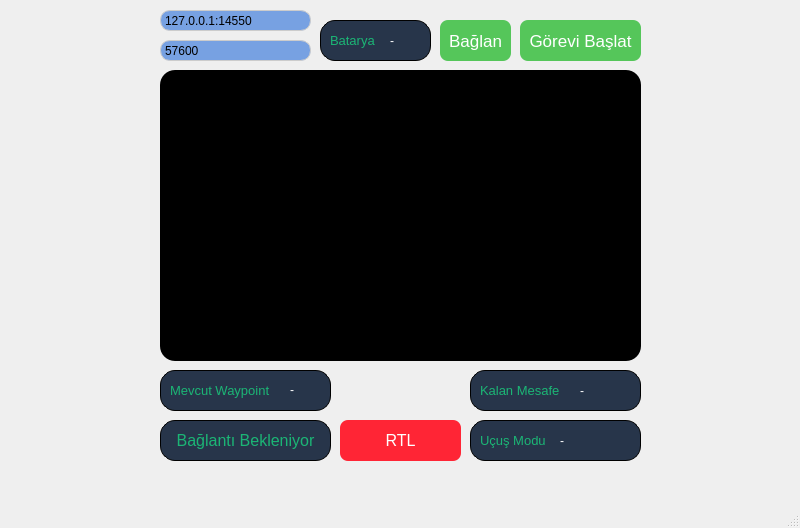
<?xml version="1.0" encoding="UTF-8"?>
<ui version="4.0">
 <class>MainWindow</class>
 <widget class="QMainWindow" name="MainWindow">
  <property name="geometry">
   <rect>
    <x>0</x>
    <y>0</y>
    <width>800</width>
    <height>528</height>
   </rect>
  </property>
  <property name="mouseTracking">
   <bool>true</bool>
  </property>
  <property name="windowTitle">
   <string>Ana Sayfa</string>
  </property>
  <property name="styleSheet">
   <string notr="true"/>
  </property>
  <widget class="QWidget" name="centralwidget">
   <widget class="QFrame" name="kamera_frame">
    <property name="geometry">
     <rect>
      <x>160</x>
      <y>70</y>
      <width>481</width>
      <height>291</height>
     </rect>
    </property>
    <property name="maximumSize">
     <size>
      <width>1400</width>
      <height>800</height>
     </size>
    </property>
    <property name="styleSheet">
     <string notr="true">background-color: black;
border-radius: 15px;</string>
    </property>
    <property name="frameShape">
     <enum>QFrame::StyledPanel</enum>
    </property>
    <property name="frameShadow">
     <enum>QFrame::Raised</enum>
    </property>
   </widget>
   <widget class="QWidget" name="yatay_hiz_widget" native="true">
    <property name="geometry">
     <rect>
      <x>10</x>
      <y>20</y>
      <width>141</width>
      <height>141</height>
     </rect>
    </property>
    <property name="minimumSize">
     <size>
      <width>0</width>
      <height>0</height>
     </size>
    </property>
    <property name="maximumSize">
     <size>
      <width>250</width>
      <height>250</height>
     </size>
    </property>
    <property name="styleSheet">
     <string notr="true">border-radius: 150%;
</string>
    </property>
   </widget>
   <widget class="QWidget" name="altimetre_widget" native="true">
    <property name="geometry">
     <rect>
      <x>650</x>
      <y>20</y>
      <width>141</width>
      <height>141</height>
     </rect>
    </property>
    <property name="minimumSize">
     <size>
      <width>0</width>
      <height>0</height>
     </size>
    </property>
    <property name="maximumSize">
     <size>
      <width>250</width>
      <height>250</height>
     </size>
    </property>
    <property name="styleSheet">
     <string notr="true">
border-radius: 150%;</string>
    </property>
   </widget>
   <widget class="QWidget" name="ufuk_widget" native="true">
    <property name="geometry">
     <rect>
      <x>10</x>
      <y>170</y>
      <width>141</width>
      <height>141</height>
     </rect>
    </property>
    <property name="minimumSize">
     <size>
      <width>0</width>
      <height>0</height>
     </size>
    </property>
    <property name="maximumSize">
     <size>
      <width>250</width>
      <height>250</height>
     </size>
    </property>
    <property name="styleSheet">
     <string notr="true">
border-radius: 150%;</string>
    </property>
   </widget>
   <widget class="QWidget" name="pusula_widget" native="true">
    <property name="geometry">
     <rect>
      <x>650</x>
      <y>170</y>
      <width>141</width>
      <height>141</height>
     </rect>
    </property>
    <property name="minimumSize">
     <size>
      <width>0</width>
      <height>0</height>
     </size>
    </property>
    <property name="maximumSize">
     <size>
      <width>250</width>
      <height>250</height>
     </size>
    </property>
    <property name="styleSheet">
     <string notr="true">
border-radius: 150%; </string>
    </property>
   </widget>
   <widget class="QWidget" name="dikey_hiz_widget" native="true">
    <property name="geometry">
     <rect>
      <x>10</x>
      <y>320</y>
      <width>141</width>
      <height>141</height>
     </rect>
    </property>
    <property name="minimumSize">
     <size>
      <width>0</width>
      <height>0</height>
     </size>
    </property>
    <property name="maximumSize">
     <size>
      <width>250</width>
      <height>250</height>
     </size>
    </property>
    <property name="styleSheet">
     <string notr="true">
border-radius: 150%;</string>
    </property>
   </widget>
   <widget class="QWidget" name="groundspeed_widget" native="true">
    <property name="geometry">
     <rect>
      <x>650</x>
      <y>320</y>
      <width>141</width>
      <height>141</height>
     </rect>
    </property>
    <property name="minimumSize">
     <size>
      <width>0</width>
      <height>0</height>
     </size>
    </property>
    <property name="maximumSize">
     <size>
      <width>250</width>
      <height>250</height>
     </size>
    </property>
    <property name="mouseTracking">
     <bool>true</bool>
    </property>
    <property name="styleSheet">
     <string notr="true">
border-radius: 150%;</string>
    </property>
   </widget>
   <widget class="QComboBox" name="adress_combo">
    <property name="geometry">
     <rect>
      <x>160</x>
      <y>10</y>
      <width>151</width>
      <height>21</height>
     </rect>
    </property>
    <property name="minimumSize">
     <size>
      <width>0</width>
      <height>0</height>
     </size>
    </property>
    <property name="maximumSize">
     <size>
      <width>235345</width>
      <height>16777215</height>
     </size>
    </property>
    <property name="sizeIncrement">
     <size>
      <width>140</width>
      <height>0</height>
     </size>
    </property>
    <property name="styleSheet">
     <string notr="true">QComboBox {
    background-color: #77a1e2; /* Arkaplan rengi */
    border: 1px solid #ccc; /* Kenarlık */
    border-radius: 4px; /* Kenar yarıçapı */
	width: 180px;
	height: 50px;
	border-radius: 10%;
	font: 75 12pt &quot;MS Shell Dlg 2&quot;;
}

QComboBox::down-arrow {
    image: url(contents/down-chevron.png); /* Aşağı ok görseli */
	padding-right: 15px;
}

QComboBox::drop-down {
    border: none; /* Kenarlık yok */
}

QComboBox QAbstractItemView {
    background-color: #fff; /* Açılır menü arkaplan rengi */
    border: 1px solid #ccc; /* Açılır menü kenarlık */
    selection-background-color: #007acc; /* Seçili öğe arkaplan rengi */
    color: #000; /* Metin rengi */
}
</string>
    </property>
    <item>
     <property name="text">
      <string>127.0.0.1:14550</string>
     </property>
    </item>
   </widget>
   <widget class="QComboBox" name="baud_combo">
    <property name="geometry">
     <rect>
      <x>160</x>
      <y>40</y>
      <width>151</width>
      <height>21</height>
     </rect>
    </property>
    <property name="minimumSize">
     <size>
      <width>0</width>
      <height>0</height>
     </size>
    </property>
    <property name="maximumSize">
     <size>
      <width>16777215</width>
      <height>16777215</height>
     </size>
    </property>
    <property name="sizeIncrement">
     <size>
      <width>140</width>
      <height>0</height>
     </size>
    </property>
    <property name="styleSheet">
     <string notr="true">QComboBox {
    background-color: #77a1e2; /* Arkaplan rengi */
    border: 1px solid #ccc; /* Kenarlık */
    border-radius: 4px; /* Kenar yarıçapı */
	width: 180px;
	height: 50px;
	border-radius: 10%;
	font: 75 12pt &quot;MS Shell Dlg 2&quot;;
}

QComboBox::down-arrow {
    image: url(contents/down-chevron.png); /* Aşağı ok görseli */
	padding-right: 15px;
}

QComboBox::drop-down {
    border: none; /* Kenarlık yok */
}

QComboBox QAbstractItemView {
    background-color: #fff; /* Açılır menü arkaplan rengi */
    border: 1px solid #ccc; /* Açılır menü kenarlık */
    selection-background-color: #007acc; /* Seçili öğe arkaplan rengi */
    color: #000; /* Metin rengi */
}
</string>
    </property>
    <item>
     <property name="text">
      <string>57600</string>
     </property>
    </item>
   </widget>
   <widget class="QPushButton" name="btnRTL">
    <property name="geometry">
     <rect>
      <x>340</x>
      <y>420</y>
      <width>121</width>
      <height>41</height>
     </rect>
    </property>
    <property name="styleSheet">
     <string notr="true">QPushButton {
    background-color: rgb(255, 37, 53); /* Arkaplan rengi */
    color: white; /* Metin rengi */
    text-align: center; /* Metni merkezle */
    text-decoration: none; /* Altçizgiyi kaldır */
    font-size: 16px; /* Metin boyutu */
    border-radius: 8px; /* Kenar yarıçapı */
	
	font: 75 13pt &quot;MS Shell Dlg 2&quot;;
}

QPushButton:hover {
    background-color: rgb(192, 28, 40); /* Fare üzerine gelindiğinde arkaplan rengi */
    color: white; /* Fare üzerine gelindiğinde metin rengi */
}</string>
    </property>
    <property name="text">
     <string>RTL</string>
    </property>
   </widget>
   <widget class="QPushButton" name="btnBaslat">
    <property name="geometry">
     <rect>
      <x>520</x>
      <y>20</y>
      <width>121</width>
      <height>41</height>
     </rect>
    </property>
    <property name="styleSheet">
     <string notr="true">QPushButton {
    background-color: #55c65a; /* Arkaplan rengi */
    color: white; /* Metin rengi */
    text-align: center; /* Metni merkezle */
    text-decoration: none; /* Altçizgiyi kaldır */
    font-size: 16px; /* Metin boyutu */
    border-radius: 8px; /* Kenar yarıçapı */
	
	font-size: 13pt;
}

QPushButton:hover {
    background-color: #45a049; /* Fare üzerine gelindiğinde arkaplan rengi */
    color: white; /* Fare üzerine gelindiğinde metin rengi */
}</string>
    </property>
    <property name="text">
     <string>Görevi Başlat</string>
    </property>
   </widget>
   <widget class="QPushButton" name="btnConnect">
    <property name="geometry">
     <rect>
      <x>440</x>
      <y>20</y>
      <width>71</width>
      <height>41</height>
     </rect>
    </property>
    <property name="styleSheet">
     <string notr="true">QPushButton {
    background-color: #55c65a; /* Arkaplan rengi */
    color: white; /* Metin rengi */
    text-align: center; /* Metni merkezle */
    text-decoration: none; /* Altçizgiyi kaldır */
    font-size: 16px; /* Metin boyutu */
    border-radius: 8px; /* Kenar yarıçapı */
	
	font-size: 13pt;
}

QPushButton:hover {
    background-color: #45a049; /* Fare üzerine gelindiğinde arkaplan rengi */
    color: white; /* Fare üzerine gelindiğinde metin rengi */
}</string>
    </property>
    <property name="text">
     <string>Bağlan</string>
    </property>
   </widget>
   <widget class="QGroupBox" name="groupBox_4">
    <property name="geometry">
     <rect>
      <x>160</x>
      <y>370</y>
      <width>171</width>
      <height>41</height>
     </rect>
    </property>
    <property name="minimumSize">
     <size>
      <width>120</width>
      <height>0</height>
     </size>
    </property>
    <property name="styleSheet">
     <string notr="true">background-color: #27354a;
border-radius: 15%;
border: 1px solid;</string>
    </property>
    <property name="title">
     <string/>
    </property>
    <widget class="QLabel" name="lblMevcutWaypoint_2">
     <property name="geometry">
      <rect>
       <x>130</x>
       <y>10</y>
       <width>31</width>
       <height>20</height>
      </rect>
     </property>
     <property name="styleSheet">
      <string notr="true">border: none;
font: 75 12pt &quot;MS Shell Dlg 2&quot;;
color: white;</string>
     </property>
     <property name="text">
      <string>-</string>
     </property>
    </widget>
    <widget class="QLabel" name="label_9">
     <property name="geometry">
      <rect>
       <x>10</x>
       <y>10</y>
       <width>111</width>
       <height>20</height>
      </rect>
     </property>
     <property name="styleSheet">
      <string notr="true">border: none;
color: #1bb575;
font-size: 10pt;</string>
     </property>
     <property name="text">
      <string>Mevcut Waypoint</string>
     </property>
    </widget>
    <zorder>label_9</zorder>
    <zorder>lblMevcutWaypoint_2</zorder>
   </widget>
   <widget class="QGroupBox" name="groupBox_7">
    <property name="geometry">
     <rect>
      <x>470</x>
      <y>370</y>
      <width>171</width>
      <height>41</height>
     </rect>
    </property>
    <property name="minimumSize">
     <size>
      <width>120</width>
      <height>0</height>
     </size>
    </property>
    <property name="styleSheet">
     <string notr="true">background-color: #27354a;
border-radius: 15%;
border: 1px solid;</string>
    </property>
    <property name="title">
     <string/>
    </property>
    <widget class="QLabel" name="label_25">
     <property name="geometry">
      <rect>
       <x>10</x>
       <y>10</y>
       <width>131</width>
       <height>20</height>
      </rect>
     </property>
     <property name="styleSheet">
      <string notr="true">border: none;
color: #1bb575;
font-size: 10pt;</string>
     </property>
     <property name="text">
      <string>Kalan Mesafe</string>
     </property>
    </widget>
    <widget class="QLabel" name="lblKalanMesafe">
     <property name="geometry">
      <rect>
       <x>110</x>
       <y>10</y>
       <width>51</width>
       <height>21</height>
      </rect>
     </property>
     <property name="styleSheet">
      <string notr="true">border: none;
font: 75 12pt &quot;MS Shell Dlg 2&quot;;
color: white;</string>
     </property>
     <property name="text">
      <string>-</string>
     </property>
    </widget>
    <widget class="QPushButton" name="btnUcusPlani_2">
     <property name="geometry">
      <rect>
       <x>-260</x>
       <y>0</y>
       <width>111</width>
       <height>41</height>
      </rect>
     </property>
     <property name="styleSheet">
      <string notr="true">QPushButton {
    background-color: #4CAF50; /* Arkaplan rengi */
    color: white; /* Metin rengi */
    text-align: center; /* Metni merkezle */
    text-decoration: none; /* Altçizgiyi kaldır */
    font-size: 16px; /* Metin boyutu */
    border-radius: 8px; /* Kenar yarıçapı */
	
	font: 75 14pt &quot;MS Shell Dlg 2&quot;;
}

QPushButton:hover {
    background-color: #45a049; /* Fare üzerine gelindiğinde arkaplan rengi */
    color: white; /* Fare üzerine gelindiğinde metin rengi */
}</string>
     </property>
     <property name="text">
      <string>Uçuş Planı</string>
     </property>
    </widget>
    <widget class="QLabel" name="label_10">
     <property name="geometry">
      <rect>
       <x>-130</x>
       <y>0</y>
       <width>101</width>
       <height>21</height>
      </rect>
     </property>
     <property name="styleSheet">
      <string notr="true">border: none;
color: #1bb575;
font: 75 10pt &quot;MS Shell Dlg 2&quot;;</string>
     </property>
     <property name="text">
      <string>Mevcut Waypoint</string>
     </property>
    </widget>
    <zorder>label_25</zorder>
    <zorder>btnUcusPlani_2</zorder>
    <zorder>label_10</zorder>
    <zorder>lblKalanMesafe</zorder>
   </widget>
   <widget class="QLabel" name="lblDurum">
    <property name="geometry">
     <rect>
      <x>160</x>
      <y>420</y>
      <width>171</width>
      <height>41</height>
     </rect>
    </property>
    <property name="minimumSize">
     <size>
      <width>120</width>
      <height>0</height>
     </size>
    </property>
    <property name="styleSheet">
     <string notr="true">font-size: 12pt;
color: #1bb575;
background: rgb(39, 53, 74);
border: 1px solid;
border-radius: 15%;</string>
    </property>
    <property name="text">
     <string>Bağlantı Bekleniyor</string>
    </property>
    <property name="alignment">
     <set>Qt::AlignCenter</set>
    </property>
   </widget>
   <widget class="QGroupBox" name="groupBox_3">
    <property name="geometry">
     <rect>
      <x>320</x>
      <y>20</y>
      <width>111</width>
      <height>41</height>
     </rect>
    </property>
    <property name="minimumSize">
     <size>
      <width>0</width>
      <height>0</height>
     </size>
    </property>
    <property name="styleSheet">
     <string notr="true">background-color: #27354a;
border-radius: 15%;
border: 1px solid;
</string>
    </property>
    <property name="title">
     <string/>
    </property>
    <widget class="QLabel" name="label_5">
     <property name="geometry">
      <rect>
       <x>10</x>
       <y>10</y>
       <width>61</width>
       <height>20</height>
      </rect>
     </property>
     <property name="styleSheet">
      <string notr="true">border: none;
color: #1bb575;
font-size: 10pt;</string>
     </property>
     <property name="text">
      <string>Batarya</string>
     </property>
    </widget>
    <widget class="QLabel" name="lblBatarya">
     <property name="geometry">
      <rect>
       <x>70</x>
       <y>10</y>
       <width>31</width>
       <height>21</height>
      </rect>
     </property>
     <property name="styleSheet">
      <string notr="true">border: none;
font: 75 11pt &quot;MS Shell Dlg 2&quot;;
color: white;</string>
     </property>
     <property name="text">
      <string>-</string>
     </property>
    </widget>
   </widget>
   <widget class="QGroupBox" name="groupBox_2">
    <property name="geometry">
     <rect>
      <x>470</x>
      <y>420</y>
      <width>171</width>
      <height>41</height>
     </rect>
    </property>
    <property name="minimumSize">
     <size>
      <width>100</width>
      <height>0</height>
     </size>
    </property>
    <property name="styleSheet">
     <string notr="true">background-color: #27354a;
border-radius: 15%;
border: 1px solid;</string>
    </property>
    <property name="title">
     <string/>
    </property>
    <widget class="QLabel" name="label_2">
     <property name="geometry">
      <rect>
       <x>10</x>
       <y>10</y>
       <width>91</width>
       <height>20</height>
      </rect>
     </property>
     <property name="styleSheet">
      <string notr="true">border: none;
color: #1bb575;
font-size: 10pt;</string>
     </property>
     <property name="text">
      <string>Uçuş Modu</string>
     </property>
    </widget>
    <widget class="QLabel" name="lblMOD">
     <property name="geometry">
      <rect>
       <x>90</x>
       <y>10</y>
       <width>71</width>
       <height>21</height>
      </rect>
     </property>
     <property name="styleSheet">
      <string notr="true">border: none;
font: 75 11pt &quot;MS Shell Dlg 2&quot;;
color: white;</string>
     </property>
     <property name="text">
      <string>-</string>
     </property>
    </widget>
   </widget>
  </widget>
  <widget class="QMenuBar" name="menubar">
   <property name="geometry">
    <rect>
     <x>0</x>
     <y>0</y>
     <width>800</width>
     <height>26</height>
    </rect>
   </property>
  </widget>
  <widget class="QStatusBar" name="statusbar"/>
 </widget>
 <resources/>
 <connections/>
</ui>
